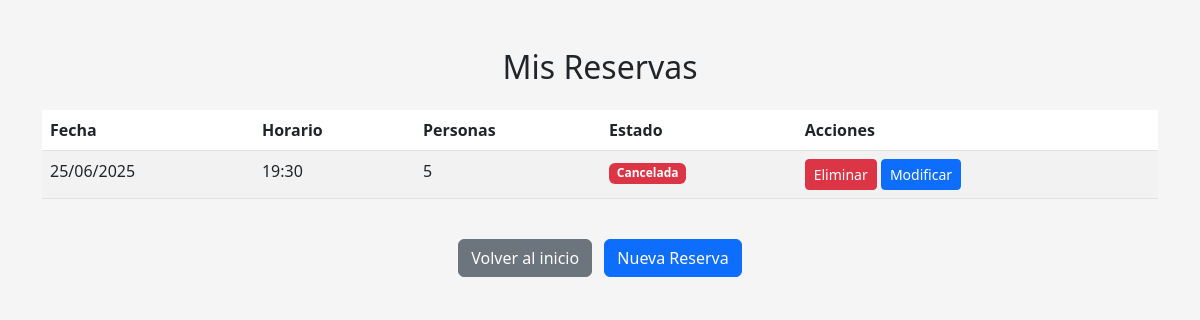
The app's page /pages/mis_reservas.php (signed in) with its own data.
### tables this page shows
CREATE TABLE `reservas` (
  `id` int(11) NOT NULL,
  `usuario_id` int(11) NOT NULL,
  `horario_id` tinyint(4) NOT NULL,
  `fecha` date NOT NULL,
  `personas` int(11) NOT NULL CHECK (`personas` between 1 and 10),
  `comentarios` text DEFAULT NULL,
  `estado` enum('confirmada','cancelada','completada') DEFAULT 'confirmada',
  `fecha_creacion` timestamp NOT NULL DEFAULT current_timestamp()
);

### pages/mis_reservas.php (the view, shortened to what this page needs)
<?php
require_once '../includes/conexion.php';
$stmt = $conn->prepare("
    SELECT r.*,
           TIME_FORMAT(h.hora, '%H:%i') as horario_formateado,
           h.hora as hora_original
    FROM reservas r
    JOIN horarios h ON r.horario_id = h.id
    WHERE r.usuario_id = ?
    ORDER BY r.fecha, h.hora
");
$stmt->bind_param("i", $_SESSION['usuario_id']);
$stmt->execute();
$result = $stmt->get_result();
$reservas = $result->fetch_all(MYSQLI_ASSOC);
?>
<!DOCTYPE html>
<html lang="es">
<head>
    <link href="https://cdn.jsdelivr.net/npm/bootstrap@5.3.0/dist/css/bootstrap.min.css" rel="stylesheet">
    <link rel="stylesheet" href="../assets/css/main.css">
</head>
<body>
    <div class="container my-5">
        <h2 class="text-center mb-4">Mis Reservas</h2>
        <?php if (count($reservas) > 0): ?>
            <div class="table-responsive">
                <table class="table table-striped">
                    <thead>
                        <tr>
                            <th>Fecha</th>
                            <th>Horario</th>
                            <th>Personas</th>
                            <th>Estado</th>
                            <th>Acciones</th>
                        </tr>
                    </thead>
                    <tbody>
                        <?php foreach ($reservas as $reserva): ?>
                            <tr>
                                <td><?= date('d/m/Y', strtotime($reserva['fecha'])) ?></td>
                                <td><?= htmlspecialchars($reserva['horario_formateado']) ?></td>
                                <td><?= htmlspecialchars($reserva['personas']) ?></td>
                                <td>
                                    <span class="badge bg-<?=
                                        $reserva['estado'] == 'confirmada' ? 'success' :
                                        ($reserva['estado'] == 'cancelada' ? 'danger' : 'warning')
                                    ?>">
                                        <?= ucfirst(htmlspecialchars($reserva['estado'] ?? 'Confirmada')) ?>
                                    </span>
                                </td>
                                <td>
                                    <form method="post" style="display: inline;">
                                        <button type="submit" name="eliminar_reserva" class="btn btn-danger btn-sm"
                                                onclick="return confirm('¿Estás seguro de eliminar esta reserva?')">
                                            Eliminar
                                        </button>
                                    </form>
                                    <a href="modificar_reserva.php?id=<?= htmlspecialchars($reserva['id']) ?>" class="btn btn-primary btn-sm">
                                        Modificar
                                    </a>
                                </td>
                            </tr>
                        <?php endforeach; ?>
                    </tbody>
                </table>
            </div>
        <?php else: ?>
            <div class="alert alert-info">No tienes reservas registradas.</div>
        <?php endif; ?>
        <div class="text-center mt-4">
            <a href="../index.php" class="btn btn-secondary">Volver al inicio</a>
            <a href="reservas.php" class="btn btn-primary ms-2">Nueva Reserva</a>
        </div>
    </div>
</body>
</html>

### assets/css/main.css (style rules this page uses)
* { margin: 0; padding: 0; box-sizing: border-box; }
body { font-family: "Segoe UI", sans-serif; font-size: 16px; background-color: #ecf0f1; color: #2c3e50; }
:root { --primary: #0d6efd; --dark: #212529; --light: #f8f9fa; }
body { font-family: system-ui, -apple-system, "Segoe UI", Roboto, "Helvetica Neue", Arial, sans-serif; background-color: #f5f5f5; color: #212529; }
.btn-sm { padding: 0.25rem 0.5rem; font-size: 0.875rem; }

### records on screen
reservas: fecha "25/06/2025", horario_formateado "19:30", personas "5", estado "Cancelada"
